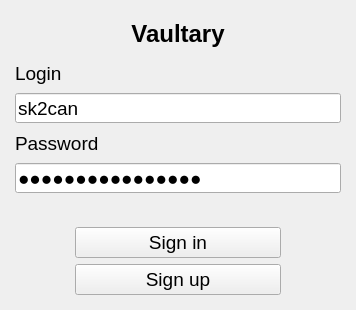
<?xml version="1.0" encoding="UTF-8"?>
<ui version="4.0">
 <author>sk2can</author>
 <class>MainWindow</class>
 <widget class="QMainWindow" name="MainWindow">
  <property name="windowModality">
   <enum>Qt::ApplicationModal</enum>
  </property>
  <property name="enabled">
   <bool>true</bool>
  </property>
  <property name="geometry">
   <rect>
    <x>0</x>
    <y>0</y>
    <width>356</width>
    <height>310</height>
   </rect>
  </property>
  <property name="minimumSize">
   <size>
    <width>275</width>
    <height>310</height>
   </size>
  </property>
  <property name="windowTitle">
   <string>Vaultary</string>
  </property>
  <widget class="QWidget" name="centralwidget">
   <layout class="QGridLayout" name="gridLayout" rowstretch="1,1,1" columnstretch="1,1,1">
    <property name="sizeConstraint">
     <enum>QLayout::SetDefaultConstraint</enum>
    </property>
    <property name="leftMargin">
     <number>15</number>
    </property>
    <property name="topMargin">
     <number>15</number>
    </property>
    <property name="rightMargin">
     <number>15</number>
    </property>
    <property name="bottomMargin">
     <number>15</number>
    </property>
    <item row="0" column="0" colspan="3">
     <widget class="QWidget" name="widget" native="true">
      <property name="sizePolicy">
       <sizepolicy hsizetype="Preferred" vsizetype="Preferred">
        <horstretch>0</horstretch>
        <verstretch>8</verstretch>
       </sizepolicy>
      </property>
      <layout class="QHBoxLayout" name="horizontalLayout_2">
       <property name="spacing">
        <number>0</number>
       </property>
       <property name="leftMargin">
        <number>0</number>
       </property>
       <property name="topMargin">
        <number>0</number>
       </property>
       <property name="rightMargin">
        <number>0</number>
       </property>
       <property name="bottomMargin">
        <number>0</number>
       </property>
       <item>
        <widget class="QLabel" name="label">
         <property name="font">
          <font>
           <pointsize>18</pointsize>
           <weight>75</weight>
           <bold>true</bold>
          </font>
         </property>
         <property name="text">
          <string>Vaultary</string>
         </property>
         <property name="alignment">
          <set>Qt::AlignCenter</set>
         </property>
        </widget>
       </item>
      </layout>
     </widget>
    </item>
    <item row="1" column="0" colspan="3">
     <layout class="QVBoxLayout" name="verticalLayout_2" stretch="1,1,1,1,0">
      <property name="spacing">
       <number>5</number>
      </property>
      <property name="sizeConstraint">
       <enum>QLayout::SetDefaultConstraint</enum>
      </property>
      <property name="topMargin">
       <number>0</number>
      </property>
      <property name="bottomMargin">
       <number>5</number>
      </property>
      <item>
       <widget class="QLabel" name="login_label">
        <property name="sizePolicy">
         <sizepolicy hsizetype="Expanding" vsizetype="Fixed">
          <horstretch>0</horstretch>
          <verstretch>0</verstretch>
         </sizepolicy>
        </property>
        <property name="minimumSize">
         <size>
          <width>0</width>
          <height>30</height>
         </size>
        </property>
        <property name="font">
         <font>
          <pointsize>14</pointsize>
         </font>
        </property>
        <property name="frameShape">
         <enum>QFrame::NoFrame</enum>
        </property>
        <property name="text">
         <string>Login</string>
        </property>
       </widget>
      </item>
      <item>
       <widget class="QLineEdit" name="login_lineEdit">
        <property name="sizePolicy">
         <sizepolicy hsizetype="Expanding" vsizetype="Fixed">
          <horstretch>0</horstretch>
          <verstretch>0</verstretch>
         </sizepolicy>
        </property>
        <property name="minimumSize">
         <size>
          <width>0</width>
          <height>30</height>
         </size>
        </property>
        <property name="font">
         <font>
          <pointsize>14</pointsize>
         </font>
        </property>
        <property name="cursor">
         <cursorShape>IBeamCursor</cursorShape>
        </property>
        <property name="mouseTracking">
         <bool>true</bool>
        </property>
        <property name="focusPolicy">
         <enum>Qt::StrongFocus</enum>
        </property>
        <property name="text">
         <string>sk2can</string>
        </property>
        <property name="cursorPosition">
         <number>6</number>
        </property>
        <property name="placeholderText">
         <string/>
        </property>
        <property name="clearButtonEnabled">
         <bool>false</bool>
        </property>
       </widget>
      </item>
      <item>
       <widget class="QLabel" name="password_label">
        <property name="sizePolicy">
         <sizepolicy hsizetype="Expanding" vsizetype="Fixed">
          <horstretch>0</horstretch>
          <verstretch>0</verstretch>
         </sizepolicy>
        </property>
        <property name="minimumSize">
         <size>
          <width>0</width>
          <height>30</height>
         </size>
        </property>
        <property name="font">
         <font>
          <pointsize>14</pointsize>
         </font>
        </property>
        <property name="text">
         <string>Password</string>
        </property>
       </widget>
      </item>
      <item>
       <widget class="QLineEdit" name="password_lineEdit">
        <property name="sizePolicy">
         <sizepolicy hsizetype="Expanding" vsizetype="Fixed">
          <horstretch>0</horstretch>
          <verstretch>0</verstretch>
         </sizepolicy>
        </property>
        <property name="minimumSize">
         <size>
          <width>0</width>
          <height>30</height>
         </size>
        </property>
        <property name="font">
         <font>
          <pointsize>14</pointsize>
         </font>
        </property>
        <property name="text">
         <string>1111111111111111</string>
        </property>
        <property name="echoMode">
         <enum>QLineEdit::Password</enum>
        </property>
        <property name="placeholderText">
         <string notr="true"/>
        </property>
       </widget>
      </item>
      <item>
       <widget class="QLabel" name="error_label">
        <property name="sizePolicy">
         <sizepolicy hsizetype="Expanding" vsizetype="Expanding">
          <horstretch>0</horstretch>
          <verstretch>0</verstretch>
         </sizepolicy>
        </property>
        <property name="font">
         <font>
          <pointsize>12</pointsize>
         </font>
        </property>
        <property name="styleSheet">
         <string notr="true">color: rgb(255, 0, 0);</string>
        </property>
        <property name="text">
         <string/>
        </property>
        <property name="wordWrap">
         <bool>true</bool>
        </property>
       </widget>
      </item>
     </layout>
    </item>
    <item row="2" column="0" colspan="3">
     <layout class="QVBoxLayout" name="verticalLayout" stretch="0,0">
      <property name="sizeConstraint">
       <enum>QLayout::SetMinimumSize</enum>
      </property>
      <property name="leftMargin">
       <number>60</number>
      </property>
      <property name="topMargin">
       <number>0</number>
      </property>
      <property name="rightMargin">
       <number>60</number>
      </property>
      <item>
       <widget class="QPushButton" name="auth_pushButton">
        <property name="sizePolicy">
         <sizepolicy hsizetype="Minimum" vsizetype="Fixed">
          <horstretch>180</horstretch>
          <verstretch>0</verstretch>
         </sizepolicy>
        </property>
        <property name="font">
         <font>
          <pointsize>14</pointsize>
         </font>
        </property>
        <property name="tabletTracking">
         <bool>true</bool>
        </property>
        <property name="contextMenuPolicy">
         <enum>Qt::DefaultContextMenu</enum>
        </property>
        <property name="text">
         <string>Sign in</string>
        </property>
        <property name="iconSize">
         <size>
          <width>32</width>
          <height>32</height>
         </size>
        </property>
        <property name="shortcut">
         <string>Return</string>
        </property>
       </widget>
      </item>
      <item>
       <widget class="QPushButton" name="registration_pushButton">
        <property name="sizePolicy">
         <sizepolicy hsizetype="Minimum" vsizetype="Fixed">
          <horstretch>0</horstretch>
          <verstretch>0</verstretch>
         </sizepolicy>
        </property>
        <property name="font">
         <font>
          <pointsize>14</pointsize>
          <underline>false</underline>
         </font>
        </property>
        <property name="text">
         <string>Sign up</string>
        </property>
       </widget>
      </item>
     </layout>
    </item>
   </layout>
  </widget>
 </widget>
 <resources>
  <include location="../res.qrc"/>
 </resources>
 <connections/>
</ui>
